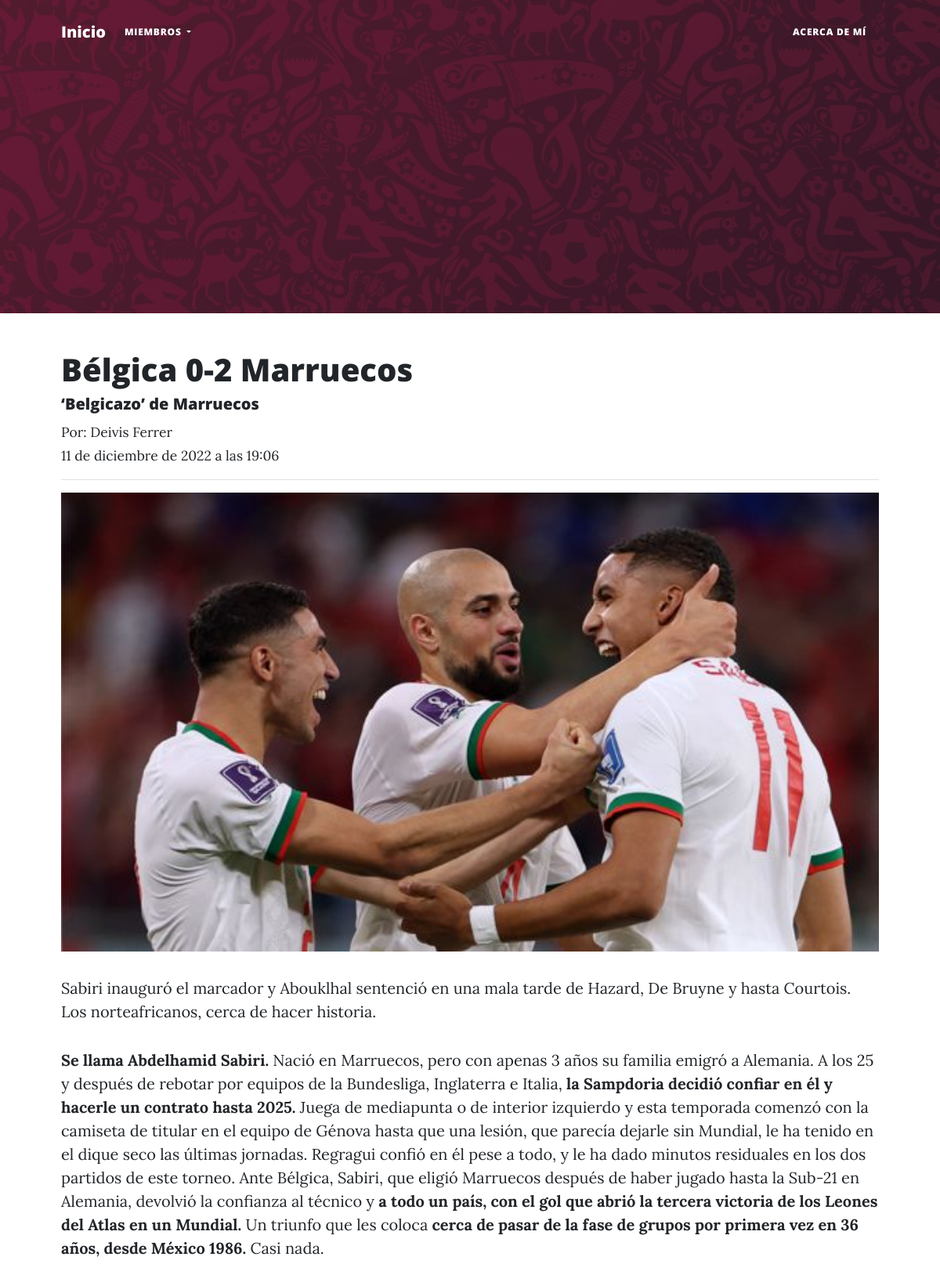
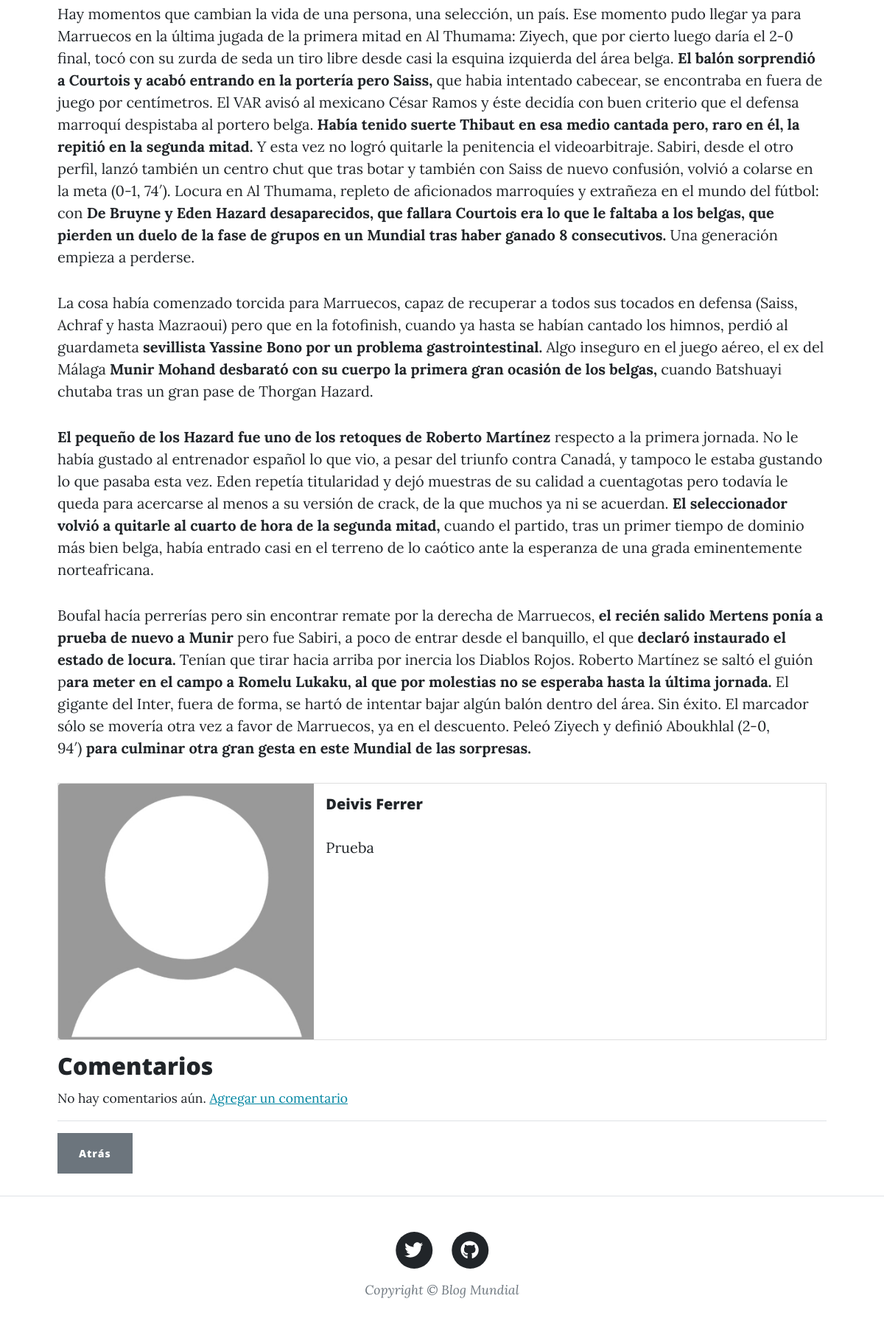
/post_details/33, run on the app's committed database (2 pictures, top to bottom).
### Blog/models.py (models this page shows, shortened)
class Post(models.Model):
    titulo = models.CharField(max_length=255)
    subtitulo = models.CharField(max_length=255)
    autor = models.ForeignKey(User, on_delete=models.CASCADE)
    header = models.ImageField(null=True, blank=True, upload_to='images/')
    cuerpo = RichTextField(null=True, blank=True)
    fecha = models.DateTimeField(default=datetime.now())
    likes = models.ManyToManyField(User, related_name='blog_posts')
    def total_likes(self):
        return self.likes.count()

### Members/models.py (models this page shows, shortened)
class Profile(models.Model):
    user = models.OneToOneField(User, null=True, blank=True, on_delete=models.CASCADE)
    bio = models.TextField(null=True, blank=True)
    profile_pic = models.ImageField(null=True, blank=True, upload_to='images/profile/')

### Blog/views.py (the view)
# urls.py: path('post_details/<int:pk>', PostDetailView.as_view(), name='post_details'),
class PostDetailView(DetailView):
    model = Post
    template_name = 'post_details.html'
    def get_context_data(self, *args, **kwargs):
        context = super(PostDetailView, self).get_context_data(*args, **kwargs)
        like_info = get_object_or_404(Post, id=self.kwargs['pk'])
        total_likes = like_info.total_likes()
        liked = False
        if like_info.likes.filter(id=self.request.user.id).exists():
            liked = True
        context['total_likes'] = total_likes
        context['liked'] = liked
        return context

### Blog/templates/post_details.html (shortened to what this page needs)
{% extends 'post.html' %}
{% load static %}
{% block post %}
<div class="container px-4 px-lg-5">
    <h1>
        {{post.titulo}}
    </h1>
    <h5>
        {{post.subtitulo}}
    </h5>
    <small>
        Por: {{post.autor.first_name}} {{post.autor.last_name}}
    </small>
    <br>
    <small>
        {{post.fecha}}
    </small>
    <hr>
    {% if post.header %}
        <div class="row d-flex justify-content-center">
            <img src="{{post.header.url}}">
            <br>
        </div>
    {% endif %}
    {{post.cuerpo|safe}}
    <div class="card mb-3">
        <div class="row g-0">
            <div class="col-md-4">
                {% if post.autor.profile.profile_pic %}
                    <img src="{{post.autor.profile.profile_pic.url}}" class="img-fluid rounded-start">
                {% else %}
                    <img src="{% static 'Blog/assets/img/default_profile_picture.jpg' %}" class="img-fluid rounded-start">
                {% endif %}
            </div>
            <div class="col-md-8">
                <div class="card-body">
                    <h5 class="card-title">
                        {{post.autor.first_name}} {{post.autor.last_name}}
                    </h5>
                    <p class="card-text">
                        {{post.autor.profile.bio}}
                    </p>
                </div>
            </div>
        </div>
    </div>
    <h2>
        Comentarios
    </h2>
    {% if not post.comentarios.all %}
        <small>
        No hay comentarios aún. <a href="{% url 'add_comment' post.pk %}" class="link-primary"><u>Agregar un comentario</u></a>
        </small>
        <br>
    {% endif %}
    <hr>
    <a href="{% url 'home' %}" class="btn btn-secondary">Atrás</a>
    <br><br>
</div>
{% endblock post %}

### data on the page
Post: titulo "Bélgica 0-2 Marruecos", subtitulo "‘Belgicazo’ de Marruecos", autor.first_name "Deivis", autor.last_name "Ferrer", fecha "11 de diciembre de 2022 a las 19:06", header (picture), cuerpo "Sabiri inauguró el marcador y Abouklhal sentenció en una mala tarde de Hazard, De Bruyne y hasta Courtois. Los norteafricanos, cerca de hacer historia. Se llama Abdelhamid Sabiri. Nació en Marruecos, pero con apenas 3 años su familia emigró a Alemania. A los 25 y después de rebotar por equipos de la Bundesliga, Inglaterra e Italia, la Sampdoria decidió confiar en él y hacerle un contrato hasta 2025. Juega de mediapunta o de interior izquierdo y esta temporada comenzó con la camiseta de titular en el equipo de Génova hasta que una lesión, que parecía dejarle sin Mundial, le ha tenido en el dique seco las últimas jornadas. Regragui confió en él pese a todo, y le ha dado minutos residuales en…", autor.profile.bio "Prueba"
